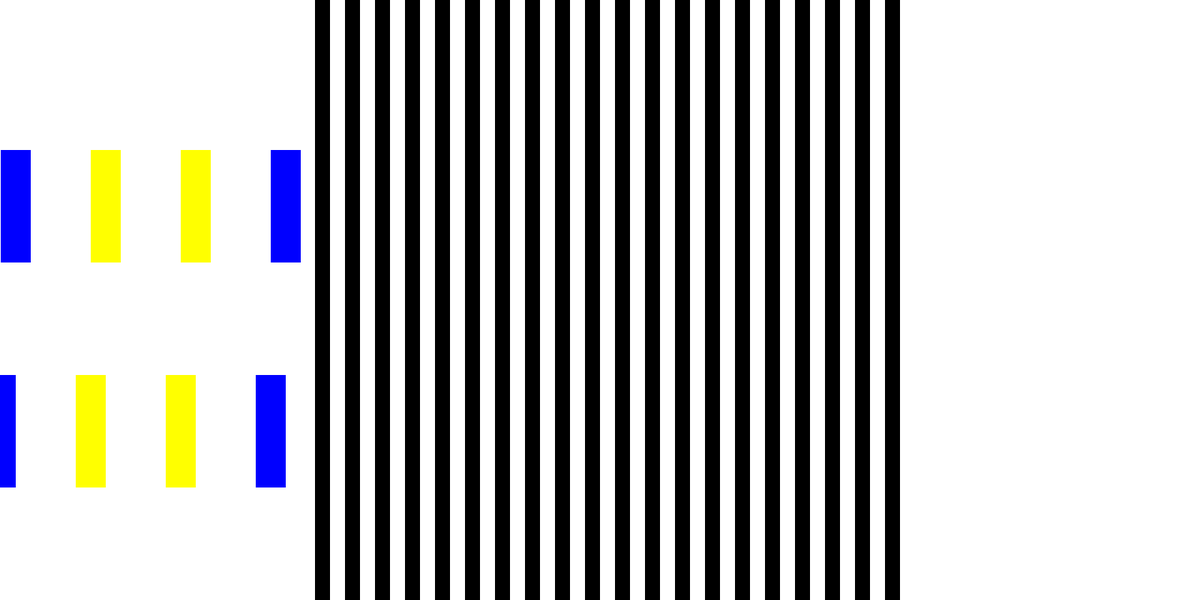
Frame 1 (no input)
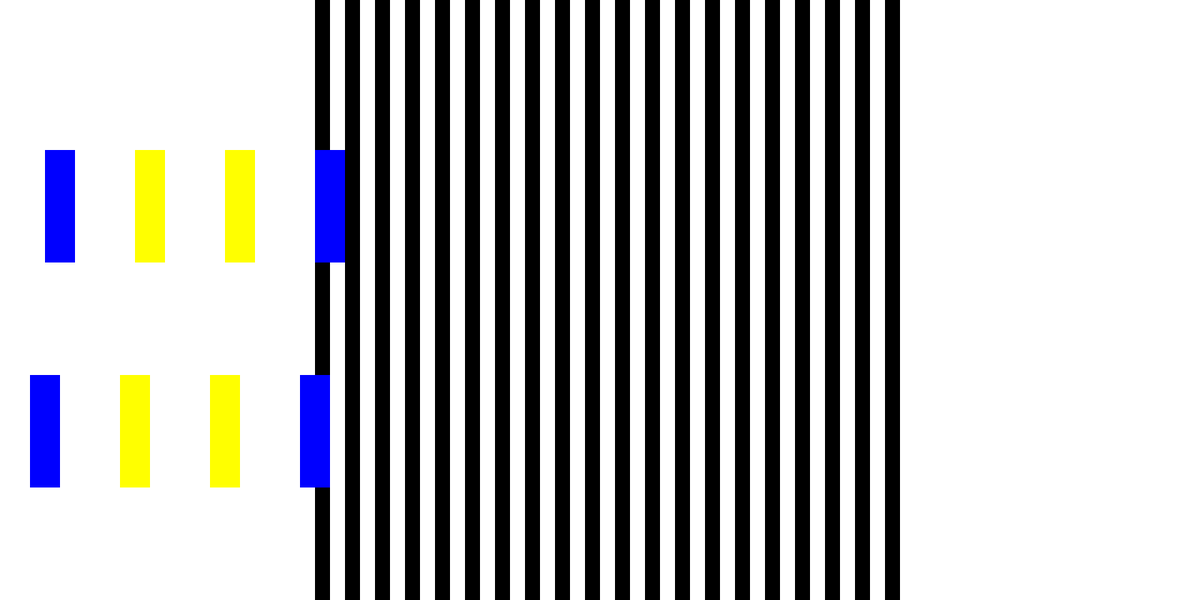
Frame 60 (the mouse pressed at the canvas centre just before this capture)
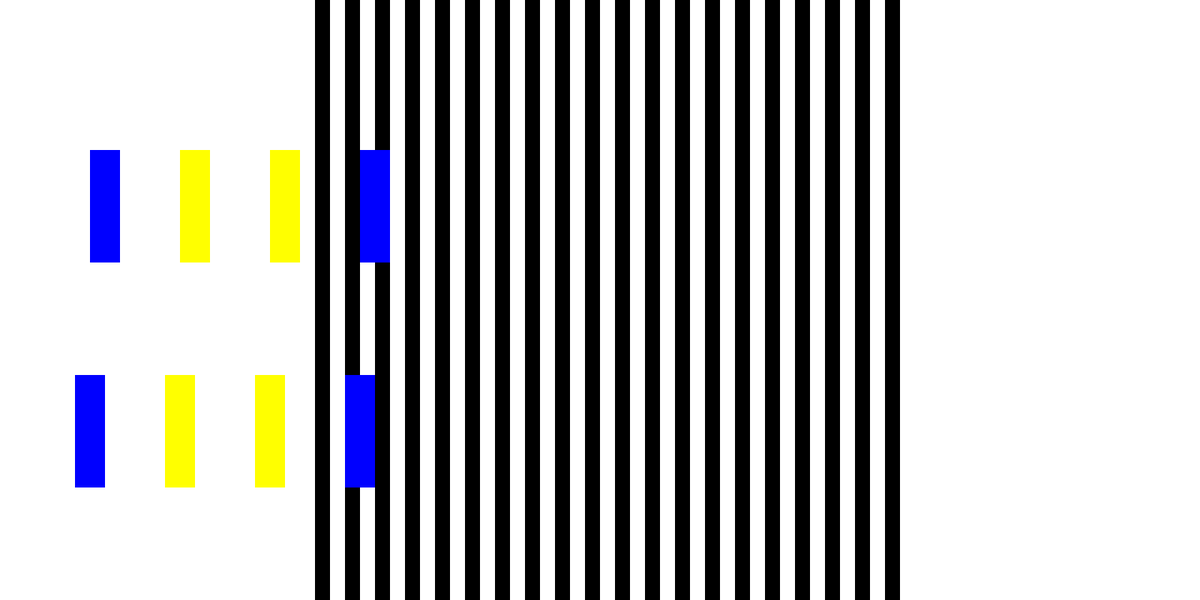
Frame 120 (the mouse held since frame 60 and released just before this capture)

The Processing sketch that drew these frames (run headless with seeded random() and noise(); from frame 60 on, the mouse is pressed at the canvas centre):

// Processing sketch: footstepIllusion
// ── footstepIllusion.pde
//Dan Schellenberg
//Sept 12, 2017
//idea from http://thekidshouldseethis.com/post/the-footstep-illusion-more-optical-tricks-from-akiyoshi-kitaoka

//global variables
//should just be able to change these, and the program should adapt to the new values...
float stripeWidth = 20;
float stripeSpacing = stripeWidth*2;
float rectWidth = stripeWidth*2;
float rectHeight = 150;
float rectVerticalSpacer = 150;
float rectHorizontalSpacer = rectWidth*3;
float rectX = 0;
float rectY = 200;
boolean movingRight = true;
float movementSpeed = 1;

void setup() {
  size(1600, 800);
  noStroke();
}

void draw() {
  background(255);
  //drawStripesFullScreen();
  drawStripesPartialScreen();
  moveTheBoxes();
  showMovingBoxes();
}

void drawStripesFullScreen() {
  fill(0);
  for (float x=stripeSpacing/2; x<width; x+=stripeSpacing) {
    rect(x, 0, stripeWidth, height);
  }
}

void drawStripesPartialScreen() {
  fill(0);
  for (float x=stripeSpacing/2.0+width/4; x<3.0*width/4; x+=stripeSpacing) {
    rect(x, 0, stripeWidth, height);
  }
}

void moveTheBoxes() {
  if (movingRight) {
    rectX += movementSpeed;  //move the boxes to the right
  } 
  else {
    rectX -= movementSpeed;  //move the boxes to the left
  }
  if (rectX > width-(rectWidth+3*rectHorizontalSpacer) || rectX < 0) {
    movingRight = !movingRight;  //switch directions if hit the left or right edge of the screen
  }
}

void showMovingBoxes() {
  showRow(rectX, rectY);
  showRow(rectX-stripeWidth, rectY+rectHeight+rectVerticalSpacer);
}

void showRow(float x, float y) {
  for (int i=0; i<4; i++) {
    //first and fourth should be blue, second and third should be yellow
    //remember we're counting from 0, though...
    if (i==0 || i== 3) {
      fill(0, 0, 255);
    } 
    else {
      fill(255, 255, 0);
    }

    rect(x+rectHorizontalSpacer*i, y, rectWidth, rectHeight);
  }
}
